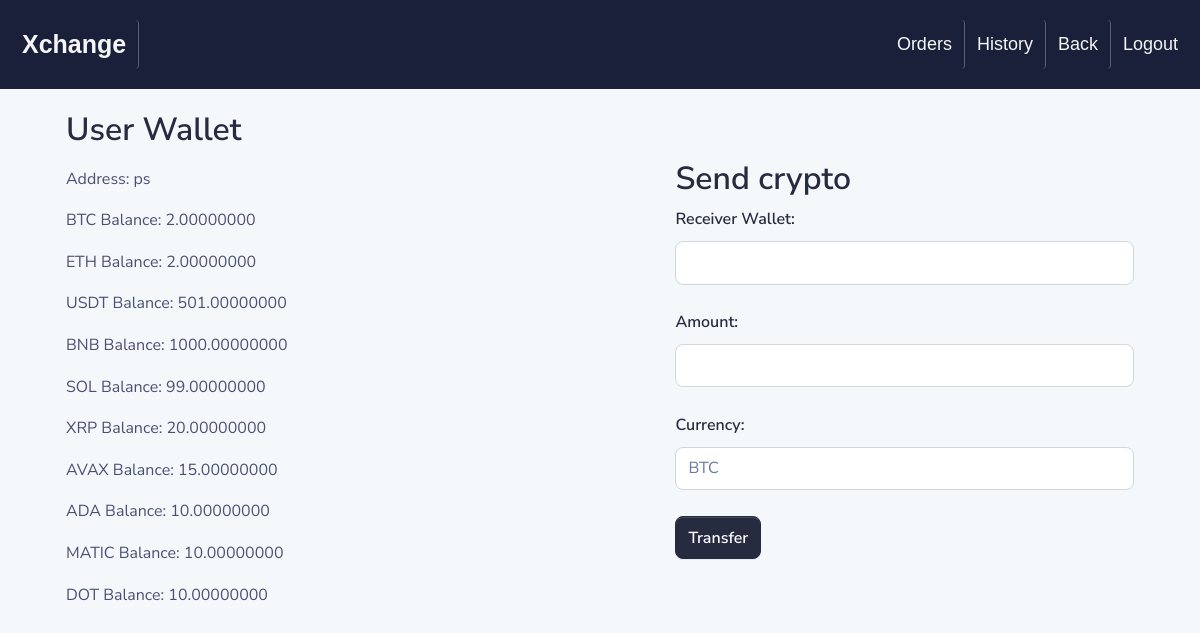
/wallet/ (signed in), run on an earlier commit of the app's database.
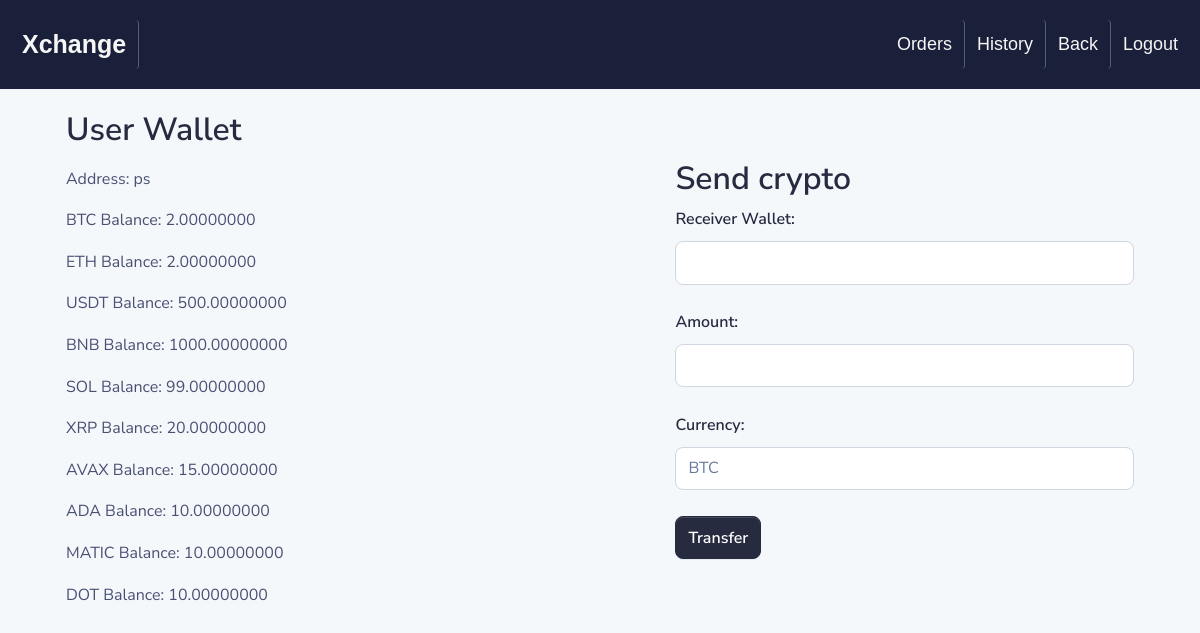
And on a later commit of the database.
### wallet/models.py (models this page shows)
class Wallet(models.Model):
    address = models.CharField(max_length=255)
    btc = models.DecimalField(max_digits=18, decimal_places=8, default=0)
    eth = models.DecimalField(max_digits=18, decimal_places=8, default=0)
    usdt = models.DecimalField(max_digits=18, decimal_places=8, default=0)
    bnb = models.DecimalField(max_digits=18, decimal_places=8, default=0)
    sol = models.DecimalField(max_digits=18, decimal_places=8, default=0)
    xrp = models.DecimalField(max_digits=18, decimal_places=8, default=0)
    avax = models.DecimalField(max_digits=18, decimal_places=8, default=0)
    ada = models.DecimalField(max_digits=18, decimal_places=8, default=0)
    matic = models.DecimalField(max_digits=18, decimal_places=8, default=0)
    dot = models.DecimalField(max_digits=18, decimal_places=8, default=0)

### wallet/views.py (the view, shortened to what this page needs)
# urls.py: path('', include('wallet.urls')),
@login_required
def wallet(request):
    user = request.user
    sender_wallet_id = user.username
    wallets = Wallet.objects.get(address=sender_wallet_id)
    return render(request, 'wallet.html', {'wallets': wallets})

### templates/wallet.html (shortened to what this page needs)
<!DOCTYPE html>
<html lang="en">
{% load static %}
{% load socialaccount %}
<head>
</head>
<link rel="stylesheet" href="{% static 'сss/main.css' %}">
<body>
    <div class="background-container">
            <header>
                <div class="header">
                    <a href="/" class="logo">Xchange</a>
                    <div class="header-right">
                        {% if user.is_authenticated %}
                            <a href="/create_order">Orders</a>
                            <a href="/wallet_history">History</a>
                            <a href="/">Back</a>
                            <a href="{% url 'logout_view' %}">Logout</a>
                        {% else %}
                            <a href="{% provider_login_url 'google'%}?next=/">Login/Register with Google</a>
                        {% endif %}
                    </div>
                </div>
            </header>
            <form method="post">
            <div class="container">
                <div class="left-block">
                    <h2>User Wallet</h2>
                    <p>
                    <p>Address: {{ wallets.address }}</p>
                    <p>BTC Balance: {{ wallets.btc }}</p>
                    <p>ETH Balance: {{ wallets.eth }}</p>
                    <p>USDT Balance: {{ wallets.usdt }}</p>
                    <p>BNB Balance: {{ wallets.bnb }}</p>
                    <p>SOL Balance: {{ wallets.sol }}</p>
                    <p>XRP Balance: {{ wallets.xrp }}</p>
                    <p>AVAX Balance: {{ wallets.avax }}</p>
                    <p>ADA Balance: {{ wallets.ada }}</p>
                    <p>MATIC Balance: {{ wallets.matic }}</p>
                    <p>DOT Balance: {{ wallets.dot }}</p>
                </div>
                <div class="right-block">
                    <h2>Send crypto<h2>
                        <p>
                            <label for="receiver_wallet_id">Receiver Wallet:</label>
                            <input class="form-control" type="text" name="receiver_wallet_id" id="receiver_wallet_id"><br>
                            <label for="amount">Amount:</label>
                            <input class="form-control" type="text" name="amount" id="amount"><br>
                            <label for="currency">Currency:</label>
                                <select name="currency" class="form-control" id="currency">
                                    <option value="BTC">BTC</option>
                                </select><br>
                                <input type="submit" class="btn btn-primary" value="Transfer">
                </div>
<body>

What changed in the data, as far as the page shows it:
changed Wallet "ps": usdt "501.00000000" → "500.00000000"
